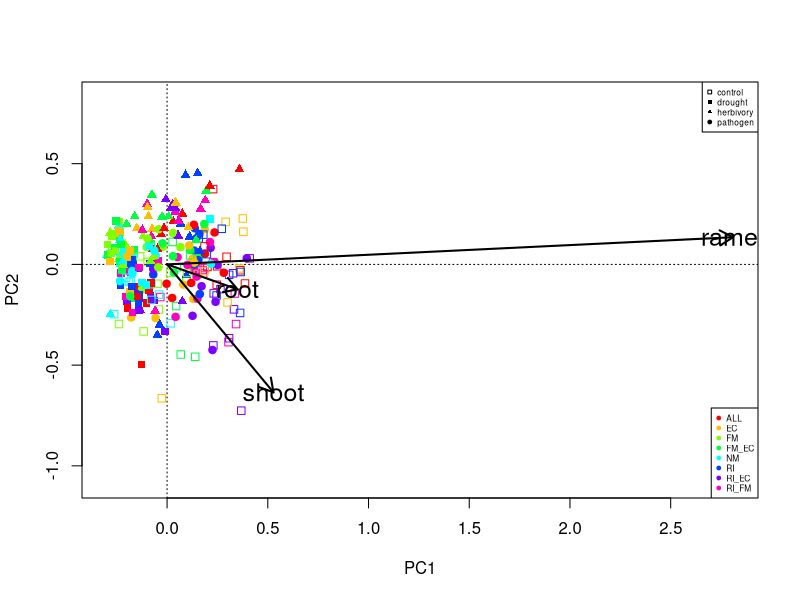
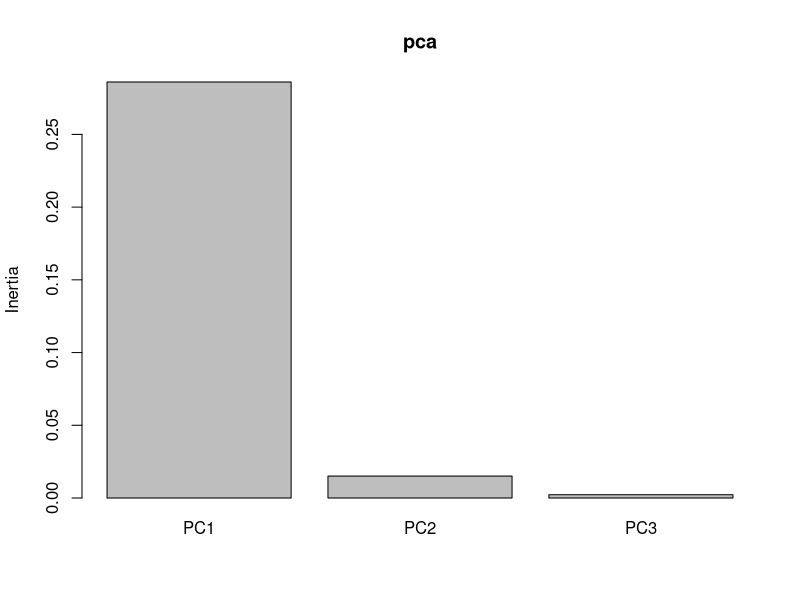

These figures' R source, in order:
henry_data<-read.csv(here::here("data/raw_data/data_henry.csv"),sep=";",dec=",")
henry_data<-dplyr::mutate(henry_data,biomass=henry_data$root+henry_data$shoot+henry_data$ramet)
pca2<-vegan::rda(henry_data[,7])
henry_data$inok<-as.factor(henry_data$inok)
henry_data$stress<-as.factor(henry_data$stress)
pca<-vegan::rda(henry_data[,4:6])

plot(pca,type="n")
colors_inok<-rainbow(length(levels(henry_data$inok)))
points_type_stress<-c(0,15,17,19,21)[1:length(levels(henry_data$stress))]
points(pca,disp="sites",pch=points_type_stress[henry_data$stress],col=colors_inok[henry_data$inok])
arrows(0,0,vegan::scores(pca)$species[,1],vegan::scores(pca)$species[,2],lwd=2,length=0.15)
text(pca,display="sp",cex=1.5)
legend("topright",legend=levels(henry_data$stress),col="black",pch=points_type_stress,cex=0.5)
legend("bottomright",legend=levels(henry_data$inok),col=colors_inok,pch=19,cex=0.5)

screeplot(pca)
summary(pca)




